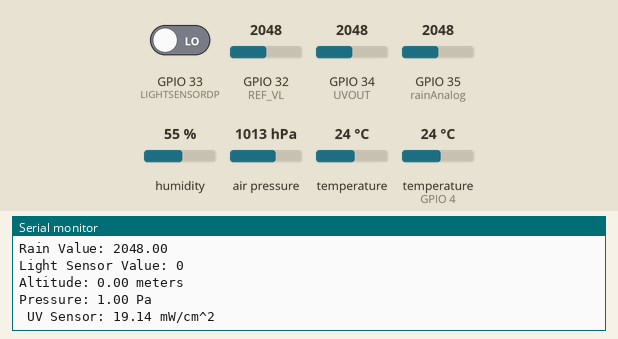
This sketch was run on a simulated ESP32. Shown: the last lines printed to the serial monitor. The inputs (shaded band) are chosen by the test bench; at power-on: humidity 55 %, air pressure 1013 hPa, GPIO 32 (REF_VL) = 2048, GPIO 35 (rainAnalog) = 2048, GPIO 34 (UVOUT) = 2048, GPIO 33 (LIGHTSENSORDP) LOW, temperature 24 °C, temperature (sensor on GPIO 4) 24 °C. WiFi joins after 1.5 s; servers stay silent unless stated.

Above: at 2.7 s.
2.8 s: humidity set to 22 %
4.3 s: air pressure set to 952 hPa
5.8 s: GPIO 32 (REF_VL) set to 2866
7.3 s: GPIO 35 (rainAnalog) set to 2866
At 8.07 s:
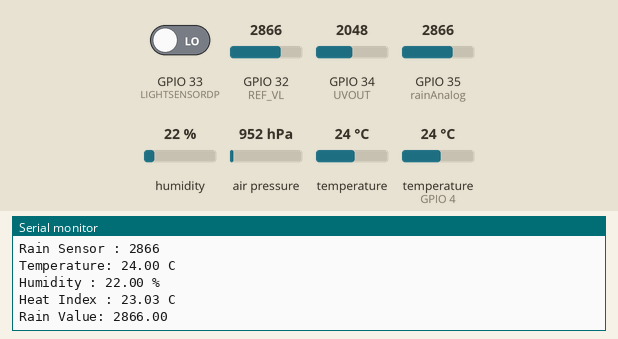
8.8 s: GPIO 34 (UVOUT) set to 1228
At 9.7 s:
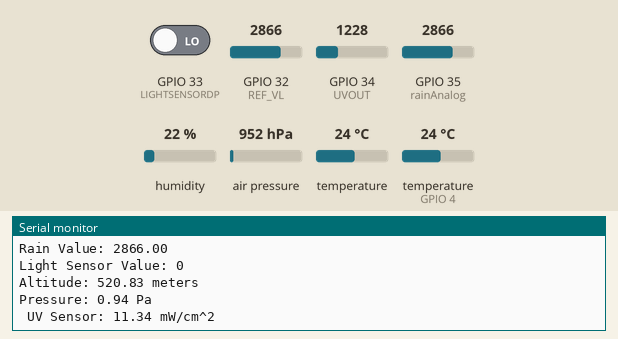

The sketch:

weatherstation_esp32.ino
```cpp
#include<WiFi.h>
#include <DHT.h>
#include <FirebaseESP32.h>
#include <ArduinoJson.h>

// Include BMP180 Pressure Sensor
#include <Wire.h>
//#include <Adafruit_BMP085.h>

#include <SFE_BMP180.h>
//PIN for Temp SENSOR
#define DHTPIN 4

//PIN for Rain SENSOR
#define rainAnalog 35
int val_analogique;

//PIN for Light SENSOR
#define LIGHTSENSORDP 33

//Adafruit_BMP085 bmp;
SFE_BMP180 pressure;


#define ALTITUDE 20.0 // Altitude of SparkFun's HQ in Boulder, CO. in meters


// Set DHT type, uncomment whatever type you're using!
#define DHTTYPE DHT11   // DHT 11


// Initialize DHT sensor for normal 16mhz Arduino:
DHT dht = DHT(DHTPIN, DHTTYPE);
double baseline;

// Initialize UV sensor
int UVOUT = 34; //Output from the sensor
int REF_VL = 32; //3.3V power on the Arduino board


#define FIREBASE_HOST "https://weatherapp-37431.firebaseio.com/"
#define FIREBASE_AUTH "Kjj2KxTUJua6hy2GCqjS2hkHnepjuwuJfgeQnzok"
#define WIFI_SSID "reuben21"
#define WIFI_PASSWORD "reuben21"

FirebaseData firebaseData;

FirebaseJson SendTemperature;
FirebaseJson SendHumidity;
FirebaseJson SendHeatIndex;
FirebaseJson SendRainValue;
FirebaseJson SendLightValue;
FirebaseJson SendPressureValue;
FirebaseJson SendAltitudeValue;
FirebaseJson SendUVIntensityValue;

void setup()
{

    Serial.begin(9600);
    dht.begin();

    pinMode(LIGHTSENSORDP, INPUT);

        //Setup for UV sensor
    pinMode(UVOUT, INPUT);
    pinMode(REF_VL, INPUT);

    if (pressure.begin()){
      Serial.println("BMP180 init success");
    }
    else
    {
      Serial.println("BMP180 init fail\n\n");
      while(1); // Pause forever.
    }
    baseline = readPressure();
     Serial.println("Setup done");


  WiFi.begin(WIFI_SSID, WIFI_PASSWORD);
  Serial.print("Connecting to Wi-Fi");
  while (WiFi.status() != WL_CONNECTED){
    Serial.print(".");
    delay(300);
  }
  Serial.println();
  Serial.print("Connected with IP: ");
  Serial.println(WiFi.localIP());
  Serial.println();


  Firebase.begin(FIREBASE_HOST, FIREBASE_AUTH);
  Firebase.reconnectWiFi(true);

  //Set database read timeout to 1 minute (max 15 minutes)
  Firebase.setReadTimeout(firebaseData, 1000 * 60);
  //tiny, small, medium, large and unlimited.
  //Size and its write timeout e.g. tiny (1s), small (10s), medium (30s) and large (60s).
  Firebase.setwriteSizeLimit(firebaseData, "tiny");

  /*
  This option allows get and delete functions (PUT and DELETE HTTP requests) works for device connected behind the
  Firewall that allows only GET and POST requests.

  Firebase.enableClassicRequest(firebaseData, true);
  */

  //String path = "/data";


  Serial.println("------------------------------------");
  Serial.println("Connected...");

}

void loop()
{

    Serial.println("scan start");

  int uvLevel = averageAnalogRead(UVOUT);
  int refLevel = averageAnalogRead(REF_VL);
  //Use the 3.3V power pin as a reference to get a very accurate output value from sensor
  float outputVoltage = 3.3 / refLevel * uvLevel;
  float uvIntensity = mapfloat(outputVoltage, 0.99, 2.8, 0.0, 15.0); //Convert the voltage to a UV intensity level


  float temp_value = get_Temp();
  float humidity_value = get_Humidity();
  float heat_index = get_HeatIndex();
  float rain_sensor_value = get_Rain_Sensor();
  unsigned int ligt_sensor_value = get_light_sensor();
  double altitude_value = get_altitude();
  double pressure_value = get_pressure();
  Serial.println("Temperature: "+String(temp_value) +" C");
  Serial.println("Humidity : "+String(humidity_value)+" %");
  Serial.println("Heat Index : "+String(heat_index)+" C");
  Serial.println("Rain Value: "+String(rain_sensor_value));
  Serial.println("Light Sensor Value: "+String(ligt_sensor_value));
  Serial.println("Altitude: "+String(altitude_value)+" meters");
  Serial.println("Pressure: "+String(pressure_value)+" Pa");
  Serial.println(" UV Sensor: " + String(uvIntensity)+" mW/cm^2");

  SendTemperature.set("/temperature", String(temp_value));
  SendHumidity.set("/humidity",String( humidity_value));
  SendHeatIndex.set("/heat_index", String(heat_index));
  SendRainValue.set("/rain_value", String(rain_sensor_value));
  SendLightValue.set("/light_sensor", String(ligt_sensor_value));
  SendAltitudeValue.set("/altitude", String(altitude_value));
  SendPressureValue.set("/pressure",String(pressure_value));
  SendUVIntensityValue.set("/uv_intensity",String(uvIntensity));
  Firebase.updateNode(firebaseData,"/",SendTemperature);
  Firebase.updateNode(firebaseData,"/",SendHumidity);
  Firebase.updateNode(firebaseData,"/",SendHeatIndex);
  Firebase.updateNode(firebaseData,"/",SendRainValue);
  Firebase.updateNode(firebaseData,"/",SendLightValue);
  Firebase.updateNode(firebaseData,"/",SendAltitudeValue);
  Firebase.updateNode(firebaseData,"/",SendPressureValue);
  Firebase.updateNode(firebaseData,"/",SendUVIntensityValue);
  delay(5000);
}

float get_Temp(){
   // Read the humidity in %:

  float t = dht.readTemperature();

//  Serial.print("Temperature: ");
//  Serial.print(t);
//  Serial.print(" \xC2\xB0");
//  Serial.print("C | ");
 return t;
}
float get_Humidity(){
   // Read the humidity in %:
  float h = dht.readHumidity();

//  Serial.print("Humidity: ");
//  Serial.print(h);
//  Serial.print(" % ");
 return h;
}
float get_HeatIndex(){
   // Read the humidity in %:
  float h = dht.readHumidity();
  // Read the temperature as Celsius:
  float t = dht.readTemperature();

  // Check if any reads failed and exit early (to try again):
  if (isnan(h) || isnan(t)) {
    Serial.println("Failed to read from DHT sensor!");
//    return;
  }

  // Compute heat index in Celsius:
  float hic = dht.computeHeatIndex(t, h, false);
//  Serial.print("Heat index: ");
//  Serial.print(hic);
//  Serial.print(" \xC2\xB0");
//  Serial.print("C | ");
  return hic;
}

int get_Rain_Sensor(){
 val_analogique=analogRead(rainAnalog);
 Serial.print("Rain Sensor : ");
 Serial.println(val_analogique);
 Serial.println("");
 return val_analogique;
}


unsigned int get_light_sensor(){
  // Light Detection Sensor Module
unsigned int ldrsensor;

ldrsensor = digitalRead(LIGHTSENSORDP);

return ldrsensor;

}

//double get_pressure(){
//  Serial.println("Pressure "+String(bmp.readPressure()));
//
//}
//
//double get_sea_level_pressure(){
//Serial.println("Sea Level Pressure "+String(bmp.readSealevelPressure()));
//
//}
//double get_altitude(){
//  Serial.print("Altitude "+String(bmp.readAltitude()));
//
//}

double get_pressure(){
  char status;
  double T,P,p0,a;

  status = pressure.startTemperature();
  if (status != 0)
  {
    // Wait for the measurement to complete:
    delay(status);


    status = pressure.getTemperature(T);
    if (status != 0)
    {


      status = pressure.startPressure(3);
      if (status != 0)
      {
        // Wait for the measurement to complete:
        delay(status);

        status = pressure.getPressure(P,T);
        if (status != 0)
        {
          // Print out the measurement:
//          Serial.print("absolute pressure: ");
//          Serial.print(P,2);
//          Serial.print(" mb, ");
//          Serial.print(P*0.0295333727,2);
//          Serial.println(" inHg");

          p0 = pressure.sealevel(P,ALTITUDE); // we're at 1655 meters (Boulder, CO)

          a = pressure.altitude(P,p0);
        }
        else Serial.println("error retrieving pressure measurement\n");
      }
      else Serial.println("error starting pressure measurement\n");
    }
    else Serial.println("error retrieving temperature measurement\n");
  }
  else Serial.println("error starting temperature measurement\n");

  return P * 0.000986923;

}
double get_altitude(){
   double a, P;
  P = readPressure();
  a = pressure.altitude(P, baseline);
//  Serial.print("relative altitude: ");
//  if (a >= 0.0) Serial.print(" ");
//  Serial.print(a, 1);
//  Serial.println(" meters, ");
//  delay(500);
  return a;
}

double readPressure()
{
  char status;
  double T, P, p0, a;
  status = pressure.startTemperature();
  if (status != 0)
  {
    delay(status);
    status = pressure.getTemperature(T);
    if (status != 0)
    {
      status = pressure.startPressure(3);
      if (status != 0)
      {
        delay(status);
        status = pressure.getPressure(P, T);
        if (status != 0)
        {
          return (P);
        }
        else Serial.println("error retrieving pressure measurement\n");
      }
      else Serial.println("error starting pressure measurement\n");
    }
    else Serial.println("error retrieving temperature measurement\n");
  }
  else Serial.println("error starting temperature measurement\n");
}


// UV sensor
float get_UVSensorData(){
  int uvLevel = analogRead(UVOUT);
  int refLevel = analogRead(REF_VL);
  //Use the 3.3V power pin as a reference to get a very accurate output value from sensor
  float outputVoltage = 3.3 / refLevel * uvLevel;
  float uvIntensity = mapfloat(outputVoltage, 0.99, 2.8, 0.0, 15.0); //Convert the voltage to a UV intensity level
  Serial.print("/ output: ");
  Serial.print(refLevel);

  Serial.print("/ ML8511 output: ");
  Serial.print(uvLevel);

  Serial.print(" / ML8511 voltage: ");
  Serial.print(outputVoltage);

  Serial.print(" / UV Intensity (mW/cm^2): ");
  Serial.print(uvIntensity);
//  Serial.println("UV SENSOR VALUE" +String(uvIntensity)+"        "+String(refLevel)+"");
  return uvIntensity;
}

//Takes an average of readings on a given pin
//Returns the average
int averageAnalogRead(int pinToRead)
{
  byte numberOfReadings = 8;
  unsigned int runningValue = 0;

  for(int x = 0 ; x < numberOfReadings ; x++)
    runningValue += analogRead(pinToRead);
  runningValue /= numberOfReadings;

  return(runningValue);
}

//The Arduino Map function but for floats
//From: http://forum.arduino.cc/index.php?topic=3922.0
float mapfloat(float x, float in_min, float in_max, float out_min, float out_max)
{
  return (x - in_min) * (out_max - out_min) / (in_max - in_min) + out_min;
}
```

Measured:
- after the input at 7.3 s, the serial monitor: prints a new line after 0.71 s (image 1)
